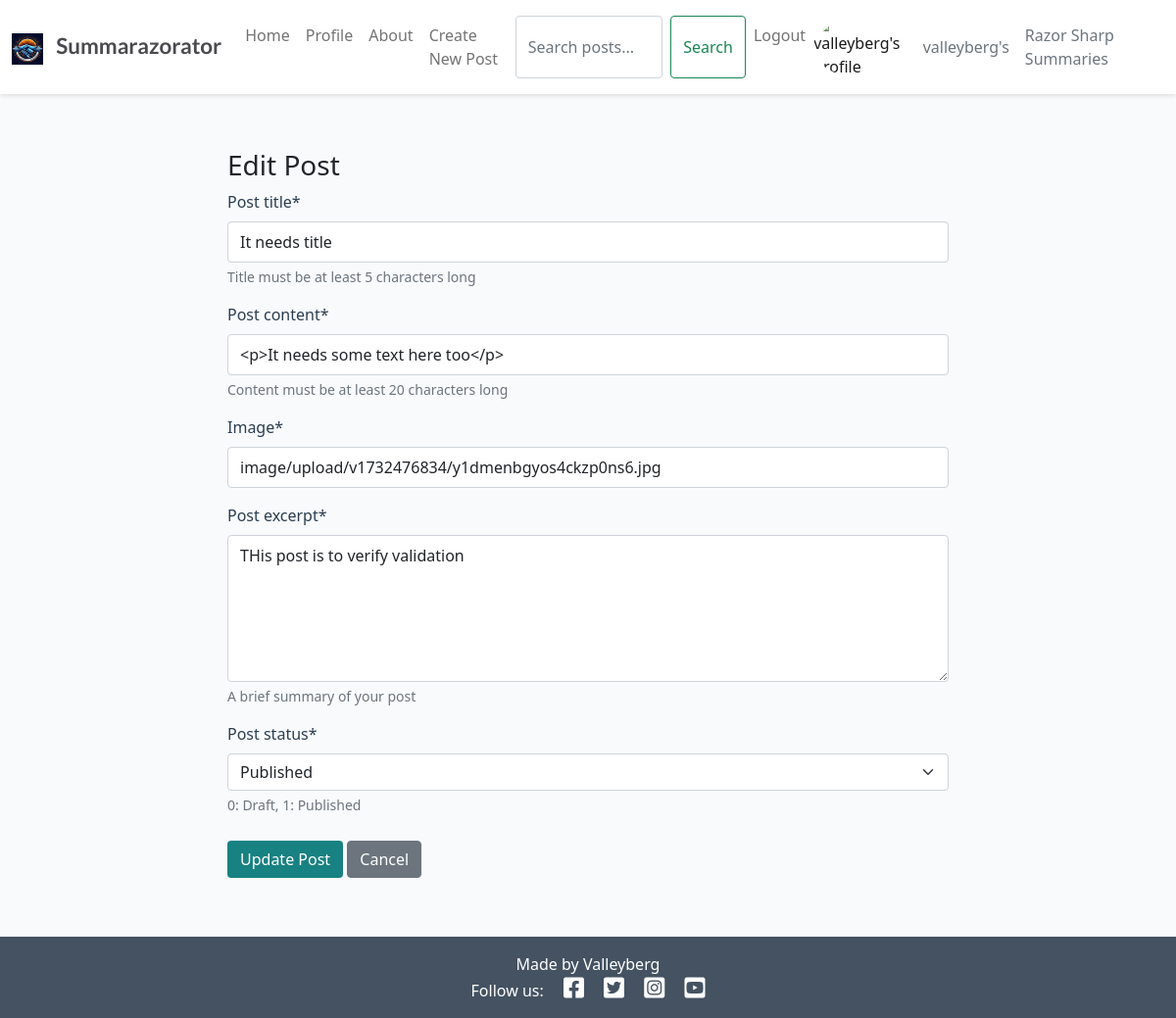
The app's page /it-needs-title/edit/ (signed in) with its own data.
### forum/models.py (models this page shows, shortened)
class Post(models.Model):
    post_title = models.CharField(
        max_length=200,
        unique=True,
        help_text="Title of the post",
        validators=[validate_not_empty]
    )
    post_slug = models.SlugField(
        max_length=200,
        unique=True,
        help_text="URL-friendly version of the title"
    )
    post_author = models.ForeignKey(
        User,
        on_delete=models.CASCADE,
        related_name="forum_posts"
    )
    post_featured_image = CloudinaryField(
        'image',
        default='placeholder'
    )
    post_content = models.TextField(
        help_text="Main content of the post"
    )
    post_excerpt = models.TextField(
        blank=True,
        help_text="Brief summary of the post"
    )
    post_created_on = models.DateTimeField(auto_now_add=True)
    post_updated_at = models.DateTimeField(auto_now=True)
    post_status = models.IntegerField(
        choices=STATUS_CHOICES,
        default=0,
        help_text="0: Draft, 1: Published"
    )
    class Meta:
        ordering = ['-post_created_on']
        verbose_name = 'Post'
        verbose_name_plural = 'Posts'

### forum/views.py (the view)
# urls.py: path('<slug:post_slug>/edit/', views.post_edit, name='post_edit'),
@login_required
def post_edit(request, post_slug):
    post = get_object_or_404(Post, post_slug=post_slug)
    if post.post_author != request.user:
        messages.error(request, 'You can only edit your own posts!')
        return HttpResponseRedirect(reverse('post_detail', args=[post_slug]))
    if request.method == "POST":
        form = PostForm(request.POST, request.FILES, instance=post)
        if form.is_valid():
            post = form.save(commit=False)
            post.post_slug = slugify(post.post_title)
            post.post_updated_at = timezone.now()
            post.save()
            messages.success(request, 'Post updated successfully!')
            return HttpResponseRedirect(reverse('post_detail', args=[post.post_slug]))
    else:
        form = PostForm(instance=post)
    return render(
        request,
        'forum/edit_post.html',
        {
            'form': form,
            'post': post,
        },
    )

### forum/forms.py (shortened to what this page needs)
class PostForm(forms.ModelForm):
    post_title = forms.CharField(
        validators=[MinLengthValidator(5)],
        help_text='Title must be at least 5 characters long',
        widget=forms.TextInput(attrs={'class': 'form-control'})
    )
    post_content = forms.CharField(
        widget=SummernoteWidget(),
        validators=[MinLengthValidator(20)],
        help_text='Content must be at least 20 characters long'
    )
    post_excerpt = forms.CharField(
        widget=forms.Textarea(attrs={'rows': 3, 'class': 'form-control'}),
        help_text='A brief summary of your post'
    )
    class Meta:
        model = Post
        fields = [
            'post_title',
            'post_content',
            'post_featured_image',
            'post_excerpt',
            'post_status'
        ]

### forum/templates/forum/edit_post.html (shortened to what this page needs)
{% extends 'base.html' %}
{% block content %}
{% load crispy_forms_tags %}
<div class="container">
    <div class="row">
        <div class="col-md-8 mt-3 offset-md-2">
            <h3>Edit Post</h3>
            <form method="post" enctype="multipart/form-data">
                {{ form|crispy }}
                <button type="submit" class="btn btn-edit">Update Post</button>
                <a href="{% url 'post_detail' post.post_slug %}" class="btn btn-secondary"
                    aria-label="Cancel editing and return to post">Cancel</a>
            </form>
        </div>
    </div>
</div>
{% endblock %}

### templates/base.html (shortened to what this page needs)
{% load static %}
{% url 'home' as home_url %}
{% url 'about' as about_url %}
{% url 'profiler' as profiler_url %}
{% url 'account_login' as login_url %}
{% url 'account_signup' as signup_url %}
{% url 'account_logout' as logout_url %}
{% url 'create_post' as create_url %}
<!DOCTYPE html>
<html class="h-100" lang="en">
<head>
    <link rel="stylesheet" href="https://cdnjs.cloudflare.com/ajax/libs/font-awesome/5.15.3/css/all.min.css">
    <link href="https://cdn.jsdelivr.net/npm/bootstrap@5.0.1/dist/css/bootstrap.min.css" rel="stylesheet"
>
    <link rel="stylesheet" href="{% static 'css/style.css' %}">
</head>
<body class="d-flex flex-column h-100 main-bg">
    <header>
        <nav class="navbar navbar-expand-lg navbar-light bg-white">
            <div class="container-fluid">
                <a class="navbar-brand" href="{% url 'home' %}">
                    <img src="{% static 'images/rzrtr-logo.jpg' %}" alt="Summarazorator Logo"
                        class="d-inline-block align-text-top me-2" width="32" height="32">
                    <span class="brand">Summarazorator</span>
                </a>
                <div class="collapse navbar-collapse" id="navbarText">
                    <ul class="navbar-nav me-auto mb-2 mb-lg-0">
                        <li class="nav-item">
                            <a class="nav-link {% if request.path == home_url %}active{% endif %}" aria-current="page"
                                href="{% url 'home' %}" aria-label="Home page">Home</a>
                        </li>
                        <li class="nav-item">
                            <a class="nav-link {% if request.path == profiler_url %}active{% endif %}"
                                aria-current="page" href="{% url 'profiler' %}" aria-label="Profile page">Profile</a>
                        </li>
                        <li class="nav-item">
                            <a class="nav-link {% if request.path == about_url %}active{% endif %}" aria-current="page"
                                href="{% url 'about' %}" aria-label="About page">About</a>
                        </li>
                        <li class="nav-item">
                            <a class="nav-link {% if request.path == create_url %}active{% endif %}" aria-current="page"
                                href="{% url 'create_post' %}" aria-label="Create new post">Create New Post</a>
                        </li>
                        <form method="GET" id="search_bar" action="{% url 'search' %}" class="d-flex">
                            <input type="text" name="searchbar" class="form-control me-2" placeholder="Search posts..."
                                aria-label="Search">
                            <button type="submit" class="btn btn-outline-success"
                                aria-label="Submit search">Search</button>
                        </form>
                        {% if user.is_authenticated %}
                        <li class="nav-item">
                            <a class="nav-link {% if request.path == logout_url %}active{% endif %}" aria-current="page"
                                href="{% url 'account_logout' %}" aria-label="Log out">Logout</a>
                        </li>
                        {% endif %}
                    </ul>
                    <span class="navbar-text text-muted d-flex align-items-center">
                        {% if user.is_authenticated %}
                        <a href="{% url 'profiler' %}" class="text-decoration-none me-3 d-flex align-items-center">
                            <div class="profile-icon me-2">
                                {% if "static/images/default.png" in user.profiler.profile_image.url %}
                                <img src="{% static 'images/default.png' %}" class="rounded-circle profile-img"
                                    alt="{{ user.username }}'s profile">
                                {% else %}
                                <img src="{{ user.profiler.profile_image.url }}" class="rounded-circle profile-img"
                                    alt="{{ user.username }}'s profile">
                                {% endif %}
                            </div>
                            <span class="text-muted">{{ user }}'s</span>
                        </a>
                        {% endif %}
                        Razor Sharp Summaries
                    </span>
                </div>
            </div>
        </nav>
    </header>
    <main class="flex-shrink-0 main-bg">
        <div class="content-container">
            {% block content %}{% endblock content %}
        </div>
    </main>
    <footer class="footer mt-auto py-3 dark-bg" role="contentinfo">
        <div class="container">
            <p class="m-0 text-center text-white">Made by Valleyberg</p>
            <nav class="social-links" aria-label="Social media links">
                <p class="m-0 text-center text-white">
                    Follow us:
                    <a href="https://facebook.com/summarazorator" target="_blank" rel="noopener noreferrer"
                        aria-label="Visit our Facebook page">
                        <i class="fab fa-facebook-square ms-3"></i>
                    </a>
                    <a href="https://twitter.com/summarazorator" target="_blank" rel="noopener noreferrer"
                        aria-label="Visit our Twitter page">
                        <i class="fab fa-twitter-square ms-3"></i>
                    </a>
                    <a href="https://instagram.com/summarazorator" target="_blank" rel="noopener noreferrer"
                        aria-label="Visit our Instagram page">
                        <i class="fab fa-instagram-square ms-3"></i>
                    </a>
                    <a href="https://youtube.com/summarazorator" target="_blank" rel="noopener noreferrer"
                        aria-label="Visit our YouTube channel">
                        <i class="fab fa-youtube-square ms-3"></i>
                    </a>
                </p>
            </nav>
        </div>
    </footer>
</body>
</html>

### static/css/style.css (style rules this page uses)
body { background-color: #F9FAFC; min-height: 100vh; display: flex; flex-direction: column; }
.brand { font-family: Lato, sans-serif; font-size: 1.4rem; font-weight: 700; color: #4A4A4F; }
.dark-bg { background-color: #445261; }
.main-bg { background-color: #F9FAFC; }
.btn-signup, .btn-edit { background-color: #188181; color: #fff; margin: 5px; }
.btn-edit { margin-right: 5px; }
.btn-edit { background-color: #188181; color: #fff; margin: 10px 0; display: inline-block; }
.social-links a { text-decoration: none; color: white; transition: color 0.3s ease; }
.social-links i { font-size: 1.5rem; }
main { flex: 1 0 auto; padding: 20px 0; }
.content-container { padding: 10px 0; margin-bottom: 20px; }
.navbar { margin-bottom: 10px; box-shadow: 0 2px 4px rgba(0, 0, 0, 0.1); }
.footer { flex-shrink: 0; background-color: #445261; margin-top: auto; }
.form-control { border: 1px solid #ced4da; border-radius: 4px; padding: 8px 12px; transition: border-color 0.3s ease; }
.form-label { font-weight: 500; color: #2c3e50; margin-bottom: 0.5rem; }
textarea.form-control { min-height: 150px; resize: vertical; }

### records on screen
Post: post_title "It needs title", post_content "<p>It needs some text here too</p>", post_featured_image "image/upload/v1732476834/y1dmenbgyos4ckzp0ns6.jpg", post_excerpt "THis post is to verify validation", post_status "Published"

### other values on screen
{{ user }} "valleyberg"
